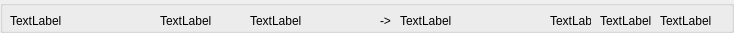
<?xml version="1.0" encoding="UTF-8"?>
<ui version="4.0">
 <class>AlarmItem</class>
 <widget class="QGroupBox" name="AlarmItem">
  <property name="geometry">
   <rect>
    <x>0</x>
    <y>0</y>
    <width>734</width>
    <height>33</height>
   </rect>
  </property>
  <property name="windowTitle">
   <string>GroupBox</string>
  </property>
  <widget class="QLabel" name="info">
   <property name="geometry">
    <rect>
     <x>10</x>
     <y>10</y>
     <width>131</width>
     <height>21</height>
    </rect>
   </property>
   <property name="text">
    <string>TextLabel</string>
   </property>
  </widget>
  <widget class="QLabel" name="time">
   <property name="geometry">
    <rect>
     <x>250</x>
     <y>10</y>
     <width>121</width>
     <height>21</height>
    </rect>
   </property>
   <property name="text">
    <string>TextLabel</string>
   </property>
  </widget>
  <widget class="QLabel" name="tag">
   <property name="geometry">
    <rect>
     <x>550</x>
     <y>10</y>
     <width>41</width>
     <height>21</height>
    </rect>
   </property>
   <property name="text">
    <string>TextLabel</string>
   </property>
  </widget>
  <widget class="QLabel" name="time_2">
   <property name="geometry">
    <rect>
     <x>400</x>
     <y>10</y>
     <width>131</width>
     <height>21</height>
    </rect>
   </property>
   <property name="text">
    <string>TextLabel</string>
   </property>
  </widget>
  <widget class="QLabel" name="repeat">
   <property name="geometry">
    <rect>
     <x>600</x>
     <y>10</y>
     <width>51</width>
     <height>21</height>
    </rect>
   </property>
   <property name="text">
    <string>TextLabel</string>
   </property>
  </widget>
  <widget class="QLabel" name="status">
   <property name="geometry">
    <rect>
     <x>660</x>
     <y>10</y>
     <width>61</width>
     <height>21</height>
    </rect>
   </property>
   <property name="text">
    <string>TextLabel</string>
   </property>
  </widget>
  <widget class="QLabel" name="label">
   <property name="geometry">
    <rect>
     <x>380</x>
     <y>10</y>
     <width>21</width>
     <height>21</height>
    </rect>
   </property>
   <property name="text">
    <string>-&gt;</string>
   </property>
  </widget>
  <widget class="QLabel" name="label_2">
   <property name="geometry">
    <rect>
     <x>160</x>
     <y>10</y>
     <width>53</width>
     <height>21</height>
    </rect>
   </property>
   <property name="text">
    <string>TextLabel</string>
   </property>
  </widget>
 </widget>
 <resources/>
 <connections/>
</ui>
